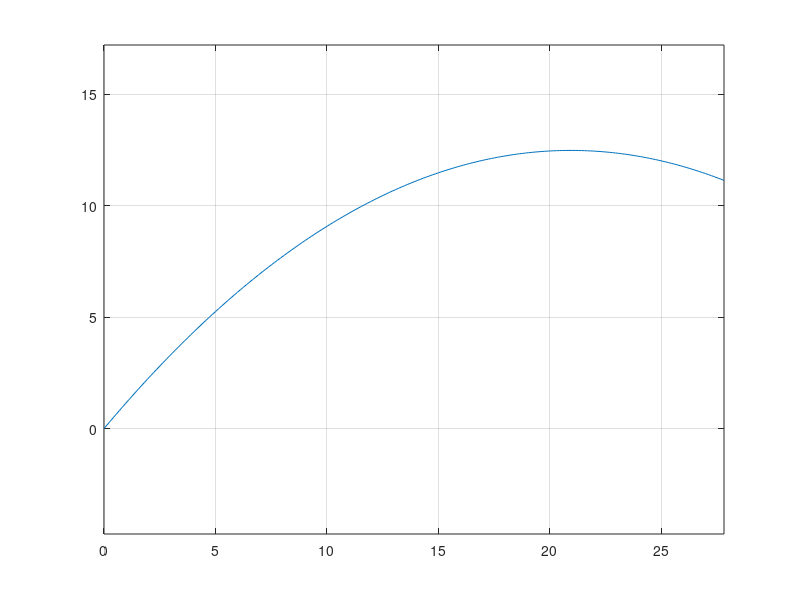

Reproduce this figure in MATLAB.
% Sebenta, Mecânica, problemas resolvidos
% Faro, qua 21 jan 2026 20:45:21 
% Written by Tordar

clear all, close all
warning('off')
x1 = 27.85;
y1 = 11.14;
v0 = 20.42;
g  =  9.8;
theta = 50;
t1 = 2.12;

np = 201; 

t = linspace(0,t1,np); 

y = -1/2*g*t.^2 + v0*sind( theta )*t;
x = v0*cosd( theta )*t;

figure( 1 ) 
plot(x,y) 
grid on, axis('equal')

coordinates = [x' y']; 

save projectilJoaoJoana.dat coordinates -ascii 

disp('done.') 
